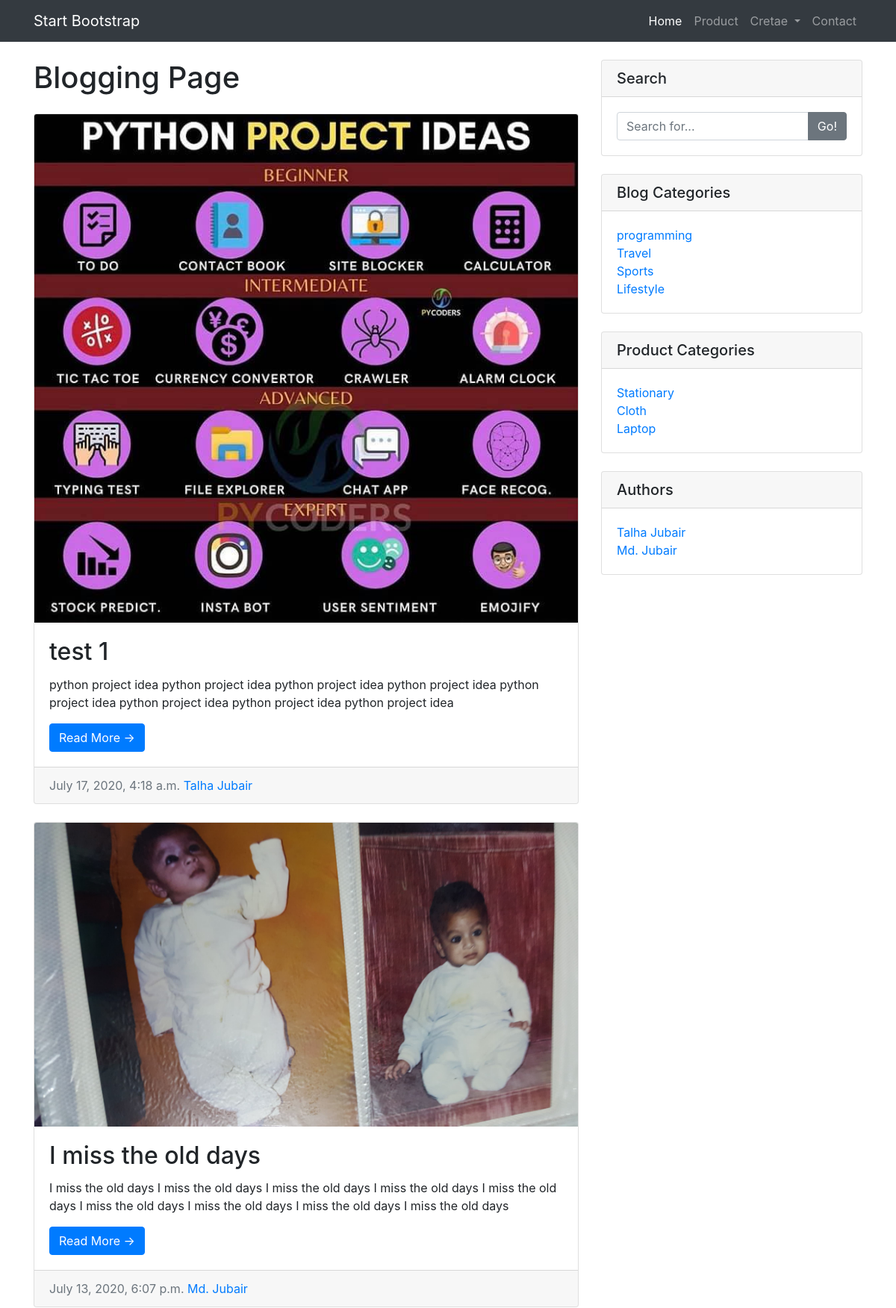
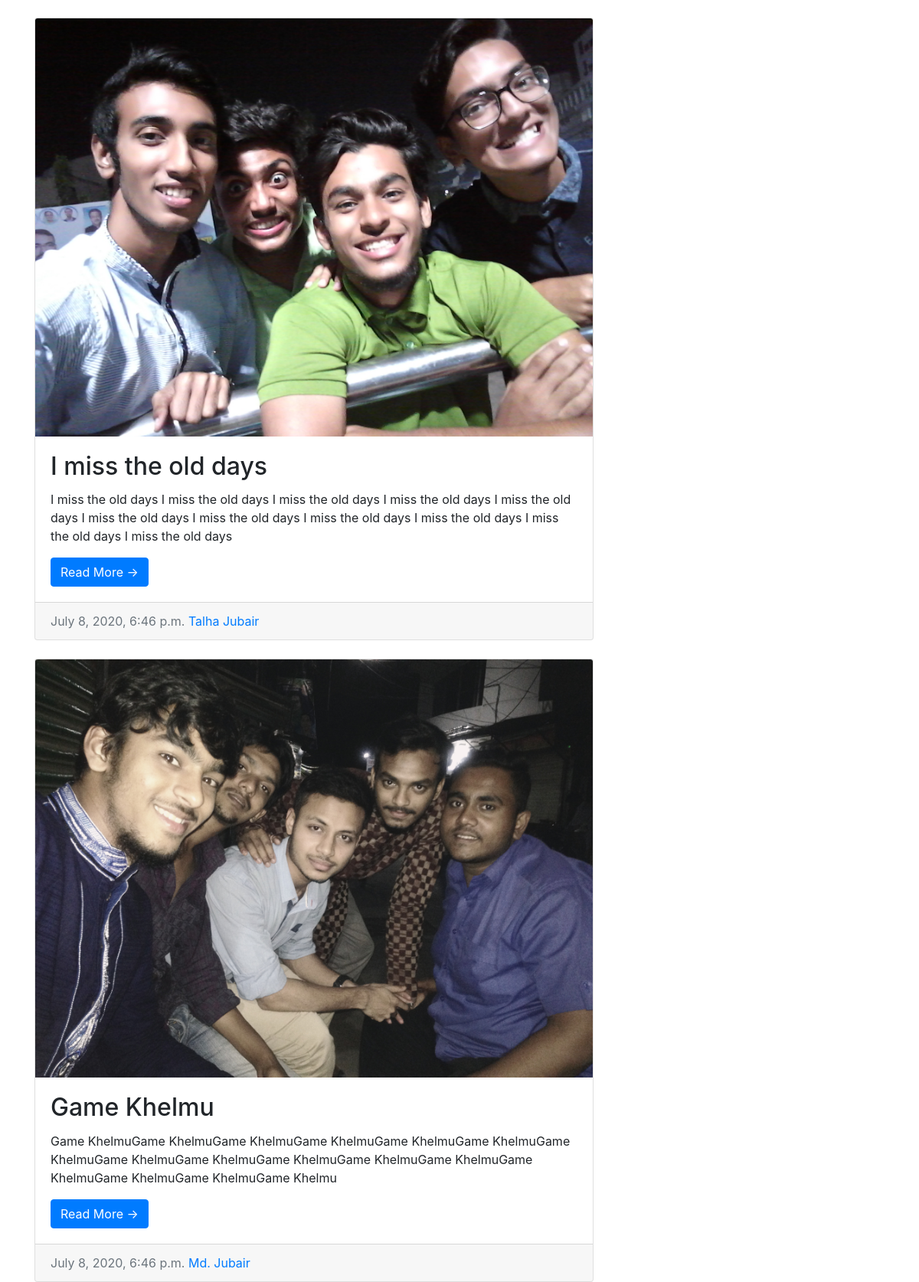
The page / (upper part) on the database its author committed (2 pictures, top to bottom).
### blog/models.py (models this page shows, shortened)
class Post(models.Model):
    title = models.CharField(max_length=50)
    photo = models.ImageField(upload_to='blog')
    date = models.DateTimeField(auto_now_add=True)
    body = models.TextField()
    author = models.ForeignKey(User, on_delete=models.CASCADE)
    category = models.ForeignKey(Category, on_delete=models.CASCADE)

class Profile(models.Model):
    full_name = models.CharField(max_length=50)
    user = models.OneToOneField(User, on_delete=models.CASCADE)

class Category(models.Model):
    name = models.CharField(max_length=50)

### product/models.py (models this page shows, shortened)
class Category(models.Model):
    name = models.CharField(max_length=50)

### bs4_blog/views.py (the view)
# urls.py: 2. Add a URL to urlpatterns:  path('', views.home, name='home')
def home(request):
    posts = Post.objects.order_by('-id')
    context = {'posts': posts}
    return render(request, 'blog/post_list.html', context)

### bs4_blog/custom_context.py (called while the page is built)
def my_context(request):
    categories = Category.objects.all()
    profile = Profile.objects.all()
    p_ctg = product_category.objects.all()
    return {'categories': categories, 'profile': profile, 'p_ctg': p_ctg}

### templates/blog/post_list.html (shortened to what this page needs)
{% extends 'base.html' %}
  {% block content %}
      <div class="col-md-8">
        <h1 class="my-4">Blogging Page</h1>
      {% for post in posts %}
        <div class="card mb-4">
          <img class="card-img-top img-fluid" src="{{ post.photo.url }}" alt="Card image cap">
          <div class="card-body">
            <h2 class="card-title">{{ post.title }}</h2>
            <p class="card-text">{{ post.body }}</p>
            <a href="{% url 'detail-post' post.id %}" class="btn btn-primary">Read More &rarr;</a>
          </div>
          <div class="card-footer text-muted">
            {{ post.date }}
            <a href="#">{{ post.author.profile.full_name }}</a>
          </div>
        </div>
      {% endfor %}
      </div>
  {% endblock  %}

### templates/base.html (shortened to what this page needs)
{% load static %}
<!DOCTYPE html>
<html lang="en">
  <head>
    <link
      href="{% static 'bootstrap/css/bootstrap.min.css' %}"
      rel="stylesheet"
    />
    <link href="{% static 'css/blog-home.css' %}" rel="stylesheet" />
  </head>
  <body>
    <nav class="navbar navbar-expand-lg navbar-dark bg-dark fixed-top">
      <div class="container">
        <a class="navbar-brand" href="/">Start Bootstrap</a>
        <div class="collapse navbar-collapse" id="navbarResponsive">
          <ul class="navbar-nav ml-auto">
            <li class="nav-item active">
              <a class="nav-link" href="/">Home</a>
            </li>
            <li class="nav-item">
              <a class="nav-link" href="{% url 'product-list' %}">Product</a>
            </li>
            <li class="nav-item dropdown">
              <a
                class="nav-link dropdown-toggle"
                href="#"
                id="navbarDropdown"
                role="button"
                data-toggle="dropdown"
                aria-haspopup="true"
                aria-expanded="false"
              >
                Cretae
              </a>
            </li>
            <li class="nav-item">
              <a class="nav-link" href="#">Contact</a>
            </li>
          </ul>
        </div>
      </div>
    </nav>
    <div class="container">
      <div class="row">
        {% block content %} {% endblock %}
        <div class="col-md-4">
          <div class="card my-4">
            <h5 class="card-header">Search</h5>
            <div class="card-body">
              <form action="/blog/search" method="POST">
                <div class="input-group">
                  <input
                    type="text"
                    class="form-control"
                    name="search_keyword"
                    id="s"
                    type="submit"
                    placeholder="Search for..."
                  />
                  <span class="input-group-append">
                    <button
                      class="btn btn-secondary"
                      id="s"
                      type="submit"
                      type="button"
                    >
                      Go!
                    </button>
                  </span>
                </div>
              </form>
            </div>
          </div>
          <div class="card my-4">
            <h5 class="card-header">Blog Categories</h5>
            <div class="card-body">
              <div class="row">
                <div class="col-lg-6">
                  <ul class="list-unstyled mb-0">
                    {% for ctg in categories %}
                    <li>
                      <a href="{% url 'category-post' ctg.name %}"
                        >{{ ctg.name }}</a
                      >
                    </li>
                    {% endfor %}
                  </ul>
                </div>
              </div>
            </div>
          </div>
          <div class="card my-4">
            <h5 class="card-header">Product Categories</h5>
            <div class="card-body">
              <div class="row">
                <div class="col-lg-6">
                  <ul class="list-unstyled mb-0">
                    {% for product_ctg in p_ctg %}
                    <li>
                      <a href="{% url 'p-category-post' product_ctg.name %}"
                        >{{ product_ctg.name }}</a
                      >
                    </li>
                    {% endfor %}
                  </ul>
                </div>
              </div>
            </div>
          </div>
          <div class="card my-4">
            <h5 class="card-header">Authors</h5>
            <div class="card-body">
              <div class="row">
                <div class="col-lg-6">
                  <ul class="list-unstyled mb-0">
                    {% for profiles in profile %}
                    <li>
                      <a href="#">{{ profiles.full_name }}</a>
                    </li>
                    {% endfor %}
                  </ul>
                </div>
              </div>
            </div>
          </div>
        </div>
      </div>
    </div>
  </body>
</html>

### static/css/blog-home.css (style rules this page uses)
body { padding-top: 56px; }

### rows shown on the page
Post: photo (picture), title "test 1", body "python project idea python project idea python project idea python project idea python project idea python project idea python project idea python project idea", date "July 17, 2020, 4:18 a.m.", author.profile.full_name "Talha Jubair"
Post: photo (picture), title "I miss the old days", body "I miss the old days I miss the old days I miss the old days I miss the old days I miss the old days I miss the old days I miss the old days I miss the old days I miss the old days", date "July 13, 2020, 6:07 p.m.", author.profile.full_name "Md. Jubair"
Post: photo (picture), title "I miss the old days", body "I miss the old days I miss the old days I miss the old days I miss the old days I miss the old days I miss the old days I miss the old days I miss the old days I miss the old days I miss the old days I miss the old days", date "July 8, 2020, 6:46 p.m.", author.profile.full_name "Talha Jubair"
Post: photo (picture), title "Game Khelmu", body "Game KhelmuGame KhelmuGame KhelmuGame KhelmuGame KhelmuGame KhelmuGame KhelmuGame KhelmuGame KhelmuGame KhelmuGame KhelmuGame KhelmuGame KhelmuGame KhelmuGame KhelmuGame Khelmu", date "July 8, 2020, 6:46 p.m.", author.profile.full_name "Md. Jubair"
Category: name "programming"
Category: name "Travel"
Category: name "Sports"
Category: name "Lifestyle"
Category: name "Stationary"
Category: name "Cloth"
Category: name "Laptop"
Profile: full_name "Talha Jubair"
Profile: full_name "Md. Jubair"
